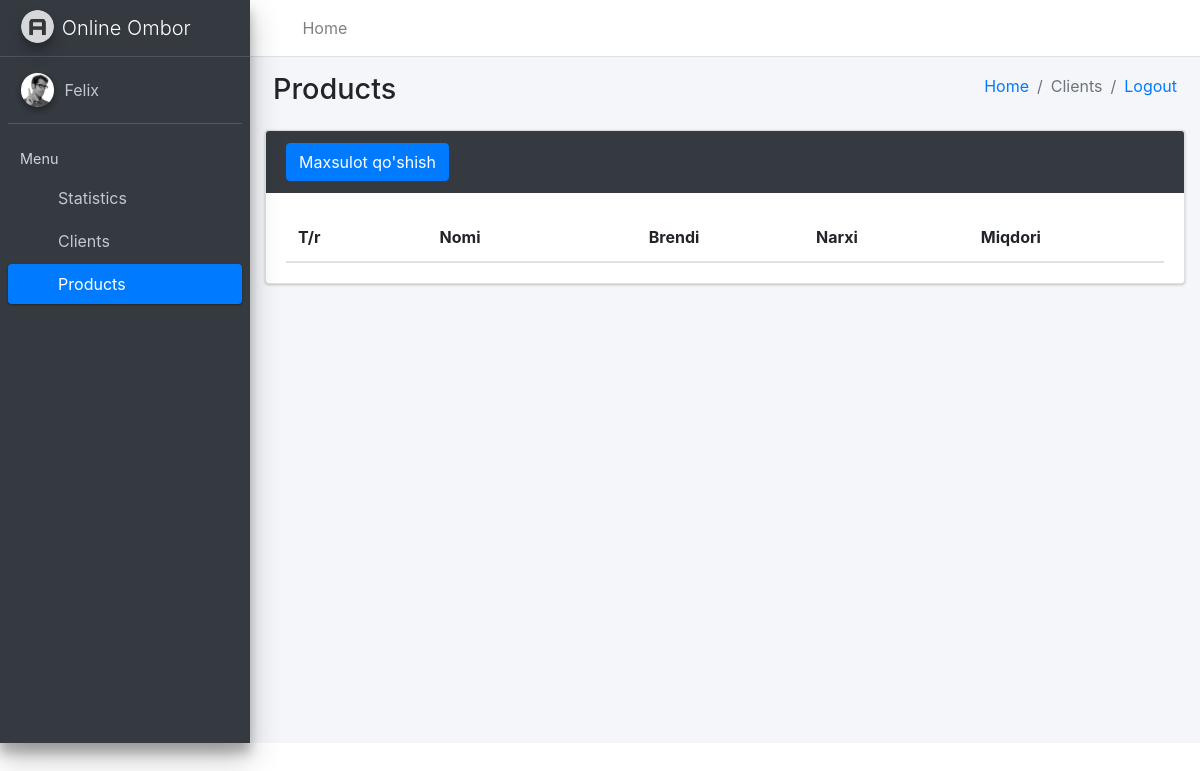
The page /bolimlar/mahsulotlar/ (signed in) on the database as committed earlier.
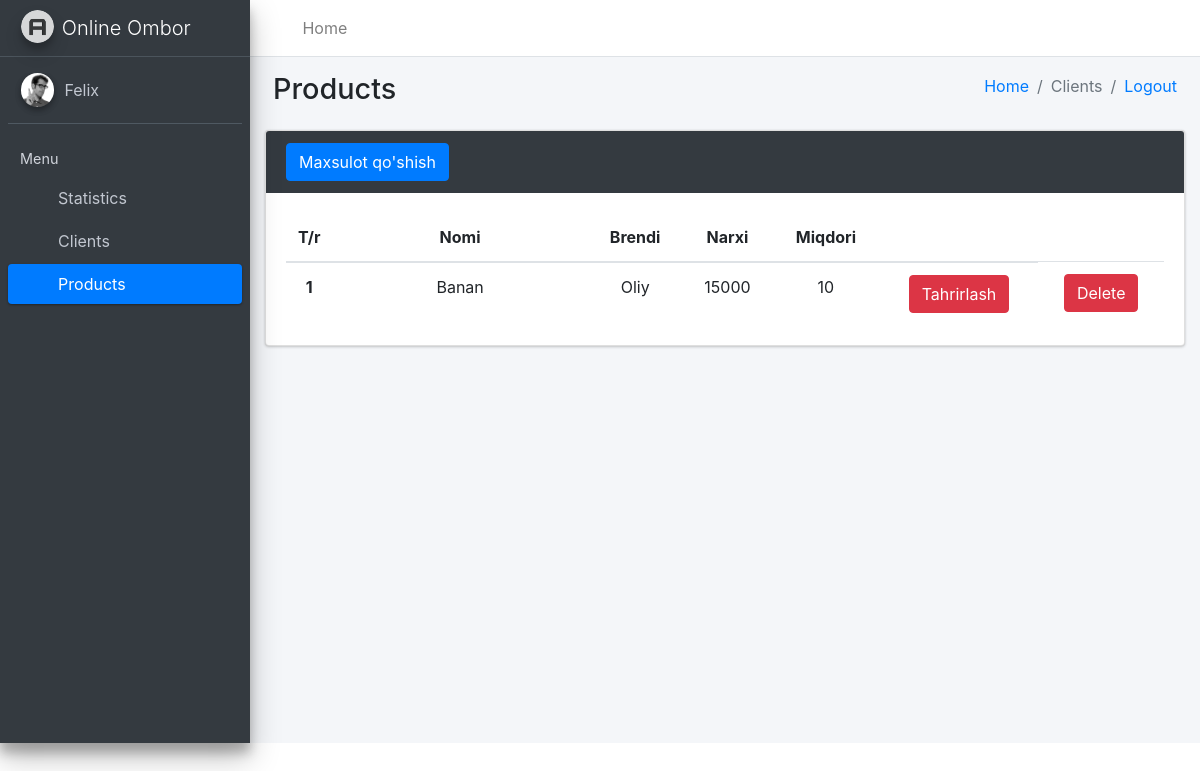
The same page on the database as committed later.
### asosiyapp/models.py (models this page shows, shortened)
class Mahsulot(models.Model):
    nom = models.CharField(max_length=50)
    narx = models.PositiveIntegerField()
    miqdor = models.PositiveIntegerField()
    brend = models.CharField(max_length=50)
    kelgan_sana = models.DateField(auto_now_add=True)
    olchov = models.CharField(max_length=255)
    sotuvchi = models.ForeignKey(Sotuvchi, on_delete=models.SET_NULL, null=True)

### asosiyapp/views.py (the view, shortened to what this page needs)
# urls.py: path('mahsulotlar/', MahsulotlarView.as_view(), name='mahsulotlar'),
class MahsulotlarView(View):
    def get(self, request):
        data = {
        'mahsulotlar':Mahsulot.objects.filter(sotuvchi__user=request.user)
        }
        return render(request, 'products.html', data)

### templates/products.html (shortened to what this page needs)
<!DOCTYPE html>
<html lang="en">
<head>
    {% load static %}
  <link rel="stylesheet" href="{% static 'plugins/fontawesome-free/css/all.min.css' %}">
  <link rel="stylesheet" href="{% static 'https://code.ionicframework.com/ionicons/2.0.1/css/ionicons.min.css' %]">
  <link rel="stylesheet" href=" {% static 'dist/css/adminlte.min.css' %}">
  <link rel="stylesheet" href="{% static 'https://maxcdn.bootstrapcdn.com/bootstrap/4.5.2/css/bootstrap.min.css' %}">
</head>
<body class="hold-transition sidebar-mini">
<div class="wrapper">
  <nav class="main-header navbar navbar-expand navbar-white navbar-light">
    <ul class="navbar-nav">
      <li class="nav-item">
        <a class="nav-link" data-widget="pushmenu" href="#" role="button"><i class="fas fa-bars"></i></a>
      </li>
      <li class="nav-item d-none d-sm-inline-block">
        <a href="#" class="nav-link">Home</a>
      </li>
    </ul>
  </nav>
  <aside class="main-sidebar sidebar-dark-primary elevation-4">
    <a href="../index.html" class="brand-link">
      <img src="/static/dist/img/AdminLTELogo.png" alt="AdminLTE Logo" class="brand-image img-circle elevation-3" style="opacity: .8">
      <span class="brand-text font-weight-light">Online Ombor</span>
    </a>
    <div class="sidebar">
      <div class="user-panel mt-3 pb-3 mb-3 d-flex">
        <div class="image">
          <img src="/static/dist/img/user2-160x160.jpg" class="img-circle elevation-2" alt="User Image">
        </div>
        <div class="info">
          <a href="#" class="d-block">Felix</a>
        </div>
      </div>
      <nav class="mt-2">
        <ul class="nav nav-pills nav-sidebar flex-column" data-widget="treeview" role="menu" data-accordion="false">
          <li class="nav-header">Menu</li>
          <li class="nav-item">
            <a href="/bolimlar/stats/" class="nav-link">
              <i class="nav-icon far fa-circle text-warning"></i>
              <p>Statistics</p>
            </a>
          </li>
          <li class="nav-item">
            <a href="/bolimlar/clientlar/" class="nav-link">
              <i class="nav-icon far fa-circle text-danger"></i>
              <p class="text">Clients</p>
            </a>
          </li>
          <li class="nav-item">
            <a href="/bolimlar/mahsulotlar/" class="nav-link active">
              <i class="nav-icon far fa-circle text-info"></i>
              <p>Products</p>
            </a>
          </li>
        </ul>
      </nav>
    </div>
  </aside>
  <div class="content-wrapper">
    <div class="content-header">
      <div class="container-fluid">
        <div class="row mb-2">
          <div class="col-sm-6">
            <h1 class="m-0">Products</h1>
          </div>
          <div class="col-sm-6">
            <ol class="breadcrumb float-sm-right">
              <li class="breadcrumb-item"><a href="stats">Home</a></li>
              <li class="breadcrumb-item active">Clients</li>
                <li class="breadcrumb-item"><a href="/">Logout</a></li>
            </ol>
          </div>
        </div>
      </div>
    </div>
    <div class="col-md-12">
        <div class="card card-dark">
            <div class="card-header border-0">
                <div class="d-flex justify-content-between">
                  <button type="submit" class="btn btn-primary" data-toggle="modal" data-target="#myModal">Maxsulot qo'shish</button>
                </div>
            </div>
            <div class="card-body">
                <table class="table" style="text-align: center;">
                    <thead>
                        <tr>
                            <th scope="col" style="width: 15px">T/r</th>
                            <th scope="col" style="width: 255px; text-align: center;">Nomi</th>
                            <th scope="col" style="text-align: center;">Brendi</th>
                            <th scope="col" style="text-align: center;">Narxi</th>
                            <th scope="col" style="text-align: center;">Miqdori</th>
                            <th scope="col" style="text-align: center;"></th>
                        </tr>
                    </thead>
                    <tbody>
                    {% for mahsulot in mahsulotlar %}
                        <tr>
                            <th scope="row">{{forloop.counter}}</th>
                            <td>{{mahsulot.nom}}</td>
                            <td>{{mahsulot.brend}}</td>
                            <td>{{mahsulot.narx}}</td>
                            <td>{{mahsulot.miqdor}}</td>
                            <td><a href="#"><button type="submit" class="btn btn-danger" data-toggle="modal">Tahrirlash</button></a></td>
                            <td><a href="/bolimlar/pr_delete/{{mahsulot.id}}"><button type="submit" class="btn btn-danger" data-toggle="modal">Delete</button></a></td>
                        </tr>
                    {% endfor %}
                    </tbody>
                </table>
            </div>
        </div>
    </div>
</body>
</html>

Rows that differ between the two databases and show on the page:
added Mahsulot: nom "Banan", brend "Oliy", narx "15000", miqdor "10"
